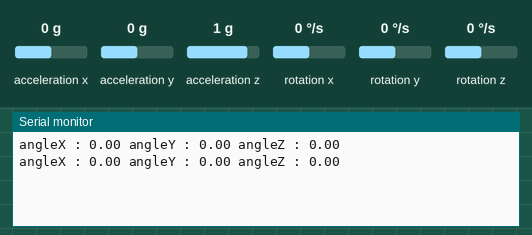
Simulated run of this sketch. Board: Arduino Uno, built with avr-gcc and run on an emulated ATmega328P. Parts: the last lines printed to the serial monitor. The test bench sets the inputs (shaded band); at power-on: acceleration x 0 g, acceleration y 0 g, acceleration z 1 g, rotation z 0 °/s, rotation x 0 °/s, rotation y 0 °/s.

Above: at 4.2 s.
4.3 s: acceleration x set to -1.4 g
At 5.6 s:
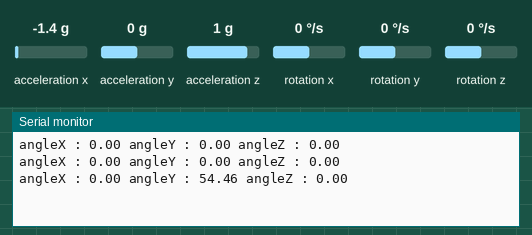
5.8 s: acceleration y set to -1.4 g
At 6.7 s:
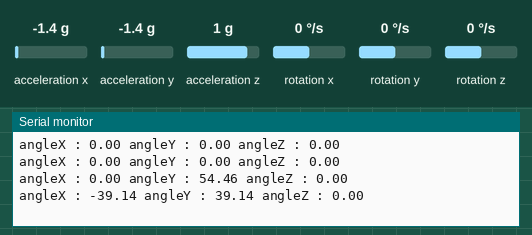
7.3 s: acceleration z set to -1.4 g
At 8.5 s:
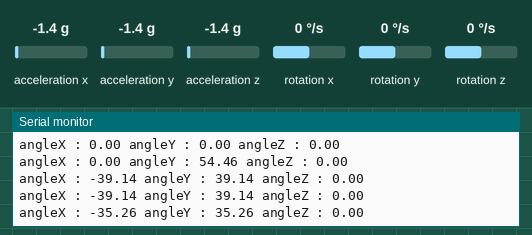
8.8 s: rotation z set to -192 °/s
At 9.4 s:
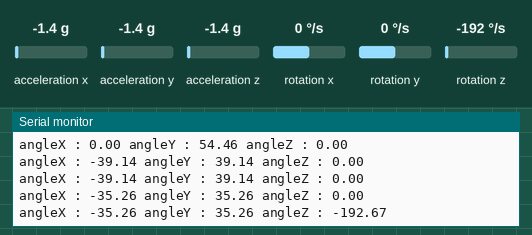
Timing chart, 0 to 11.3 s (numbered marks = the images above; inputs shaded):
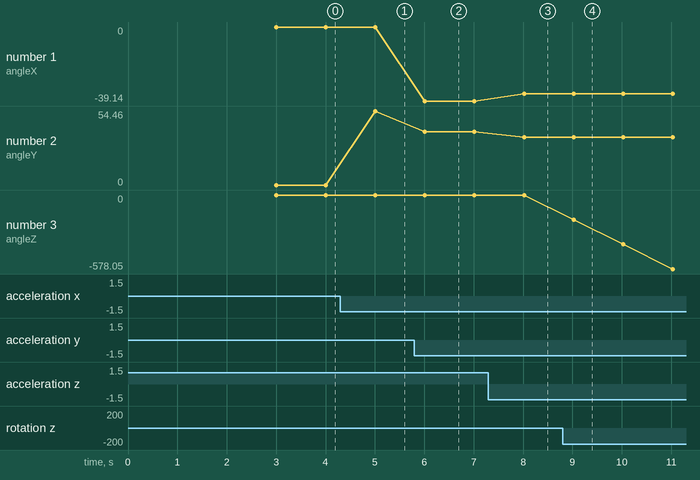

Measured:
- after the input at 4.3 s, the serial monitor: prints a new line after 0.71 s (image 1)
- after the input at 5.8 s, the serial monitor: prints a new line after 0.21 s (image 2)
- after the input at 7.3 s, the serial monitor: prints a new line after 0.72 s (image 3)
- after the input at 8.8 s, the serial monitor: prints a new line after 0.22 s (image 4)
- plotted number 1: 0 → -39.14 after the input at 5.8 s, -39.14 → -35.26 after the input at 7.3 s
- plotted number 2: 0 → 54.46 after the input at 4.3 s, 54.46 → 39.14 after the input at 5.8 s, 39.14 → 35.26 after the input at 7.3 s
- plotted number 3: 0 → -578.05 after the input at 8.8 s

The sketch:

gyro_ex1.ino
```cpp
#include <MPU6050_tockn.h>
#include <Wire.h>

MPU6050 mpu6050(Wire);

void setup() {
  Serial.begin(9600);
  Wire.begin();
  mpu6050.begin();
  // 센서의 초기값 설정
  mpu6050.calcGyroOffsets(true);
  // 센서의 특정한 초기값 설정
  // mpu6050.setGyroOffsets(x, y, z);
}

void loop() {
  mpu6050.update();
  Serial.print("angleX : ");
  Serial.print(mpu6050.getAngleX());
  Serial.print(" angleY : ");
  Serial.print(mpu6050.getAngleY());
  Serial.print(" angleZ : ");
  Serial.print(mpu6050.getAngleZ());
  Serial.println();
  delay(1000);
}
```
